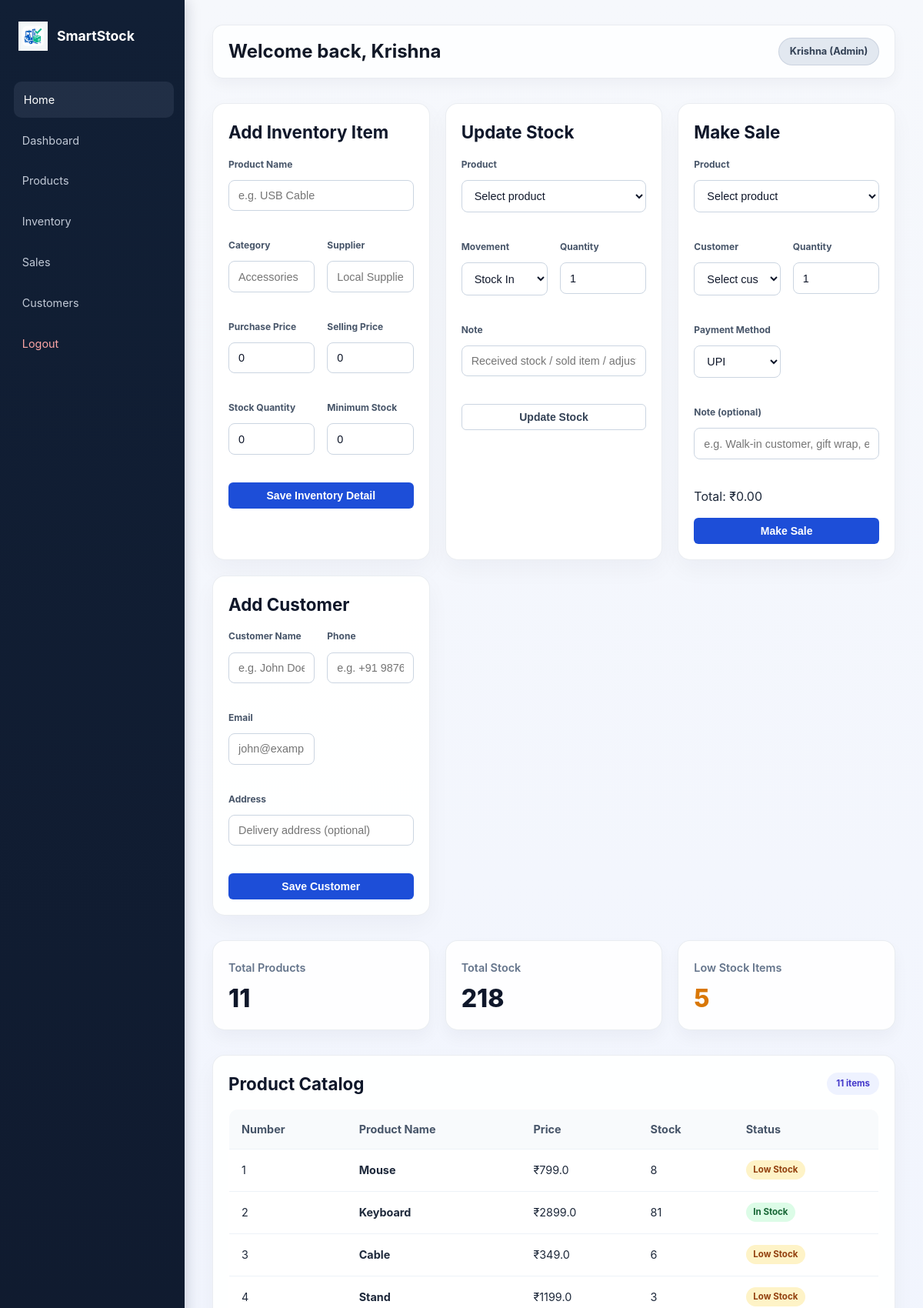
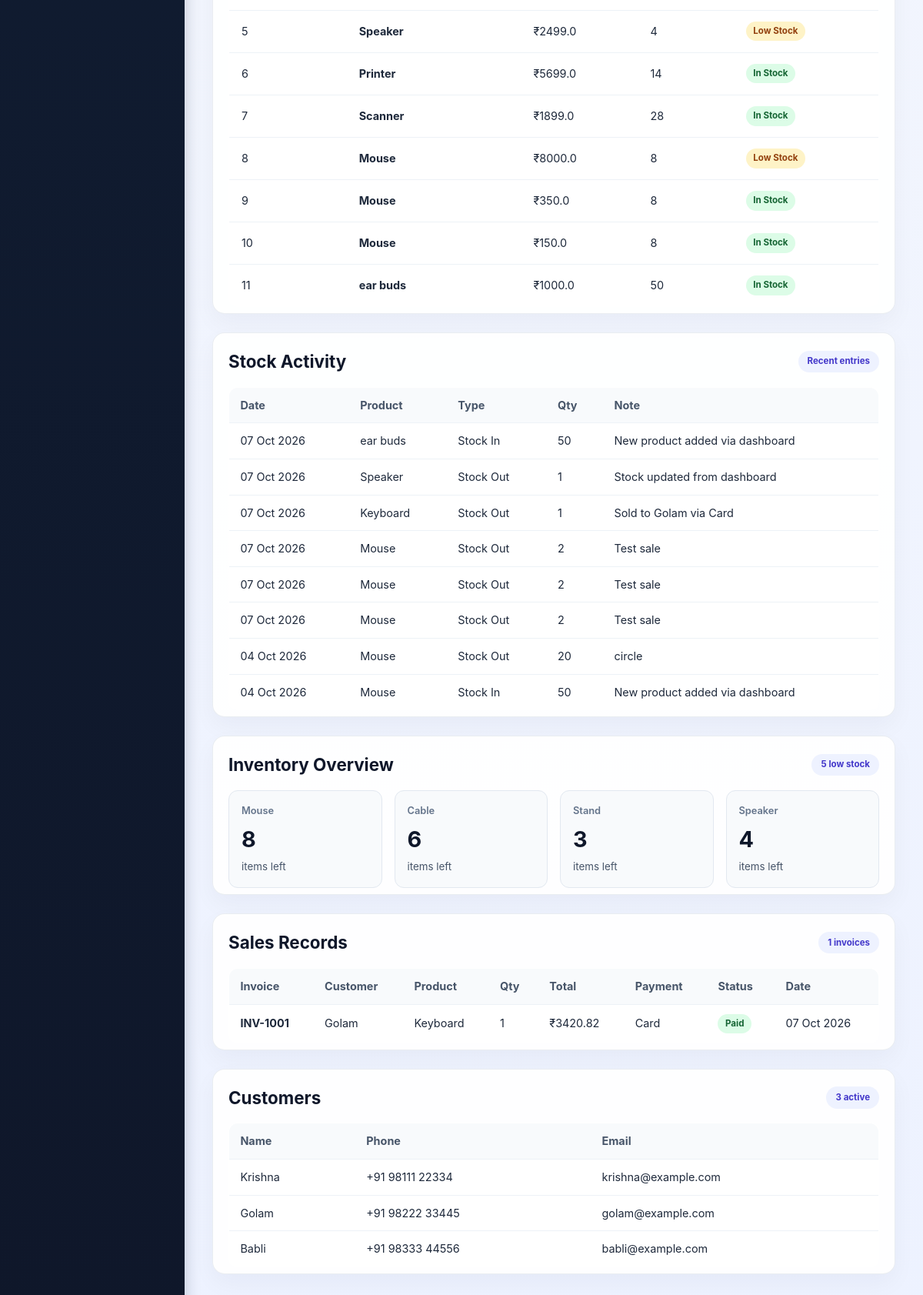
/dashboard, run on the app's committed database (2 pictures, top to bottom).
### app.py (models this page shows)
class Customer(db.Model):
    __tablename__ = 'customers'
    id = db.Column(db.Integer, primary_key=True)
    name = db.Column(db.String(100), nullable=False)  # Krishna, Golam, Babli
    phone = db.Column(db.String(30), nullable=False)
    email = db.Column(db.String(120), nullable=True)
    address = db.Column(db.Text, nullable=True)
    total_purchases = db.Column(db.Integer, default=0)
    total_spent = db.Column(db.Float, default=0.0)
    sales = db.relationship('Sale', backref='customer', lazy=True)

class Product(db.Model):
    __tablename__ = 'products'
    id = db.Column(db.Integer, primary_key=True)
    name = db.Column(db.String(150), nullable=False)  # Simple name: Mouse, Keyboard, Cable, etc.
    category_id = db.Column(db.Integer, db.ForeignKey('categories.id'), nullable=False)
    supplier_id = db.Column(db.Integer, db.ForeignKey('suppliers.id'), nullable=True)
    purchase_price = db.Column(db.Float, default=0.0)
    selling_price = db.Column(db.Float, default=0.0)
    stock_quantity = db.Column(db.Integer, default=0)
    minimum_stock = db.Column(db.Integer, default=10)
    status = db.Column(db.String(30), default='In Stock')
    created_at = db.Column(db.DateTime, default=datetime.utcnow)

class InventoryRecord(db.Model):
    __tablename__ = 'inventory_records'
    id = db.Column(db.Integer, primary_key=True)
    product_id = db.Column(db.Integer, db.ForeignKey('products.id'), nullable=False)
    product = db.relationship('Product', backref='inventory_records', lazy=True)
    movement_type = db.Column(db.String(20), nullable=False, default='stock_in')
    quantity = db.Column(db.Integer, default=0)
    unit_price = db.Column(db.Float, default=0.0)
    note = db.Column(db.String(255), nullable=True)
    created_at = db.Column(db.DateTime, default=datetime.utcnow)

class Sale(db.Model):
    __tablename__ = 'sales'
    id = db.Column(db.Integer, primary_key=True)
    invoice_number = db.Column(db.String(40), unique=True, nullable=False)
    customer_id = db.Column(db.Integer, db.ForeignKey('customers.id'), nullable=False)
    product_id = db.Column(db.Integer, db.ForeignKey('products.id'), nullable=True)
    quantity = db.Column(db.Integer, default=1)
    subtotal = db.Column(db.Float, default=0.0)
    discount = db.Column(db.Float, default=0.0)
    tax = db.Column(db.Float, default=0.0)
    total_amount = db.Column(db.Float, default=0.0)
    payment_method = db.Column(db.String(30), default='UPI')
    status = db.Column(db.String(20), default='Paid')
    sale_date = db.Column(db.DateTime, default=datetime.utcnow)
    product = db.relationship('Product', backref='sales', lazy=True)

### app.py (the view, shortened to what this page needs)
@app.route('/dashboard', methods=['GET', 'POST'])
def dashboard():
    context = get_dashboard_context()
    context['sales'] = Sale.query.order_by(Sale.sale_date.desc()).all()
    return render_template('dashboard.html', **context)

### app.py (called while the page is built)
def get_dashboard_context():
    products = Product.query.order_by(Product.id.asc()).all()
    customers = Customer.query.order_by(Customer.id.asc()).all()
    sales = Sale.query.order_by(Sale.sale_date.desc()).all()
    inventory_logs = InventoryRecord.query.order_by(InventoryRecord.created_at.desc()).limit(8).all()
    total_stock = sum(p.stock_quantity for p in products)
    low_stock = [p for p in products if p.stock_quantity <= p.minimum_stock]
    return {
        'products': products,
        'customers': customers,
        'sales': sales,
        'inventory_logs': inventory_logs,
        'total_stock': total_stock,
        'low_stock': low_stock,
        'user_name': session.get('user_name', 'Krishna')
    }

### templates/dashboard.html (shortened to what this page needs)
<!DOCTYPE html>
<html lang="en">
<head>
  <link rel="stylesheet" href="{{ url_for('static', filename='css/style.css') }}">
</head>
<body class="dashboard-body">
  <aside class="sidebar">
    <div class="sidebar-brand">
      <img src="{{ url_for('static', filename='assets/images/logo.png') }}" alt="Logo" class="sidebar-logo">
      <span>SmartStock</span>
    </div>
    <nav class="sidebar-nav">
      <a href="/dashboard" class="active">Home</a>
      <a href="#products">Dashboard</a>
      <a href="#products">Products</a>
      <a href="#inventory">Inventory</a>
      <a href="#sales">Sales</a>
      <a href="#customers">Customers</a>
      <a href="/logout" class="logout-link">Logout</a>
    </nav>
  </aside>
  <main class="main-content">
    <header class="top-bar">
      <h2>Welcome back, {{ user_name }}</h2>
      <div class="user-pill">{{ user_name }} (Admin)</div>
    </header>
    <section class="management-panel">
      <div class="form-panel">
        <div class="section-header compact-header">
          <h3>Add Inventory Item</h3>
        </div>
        <form method="POST" action="/dashboard" class="inventory-form">
          <div class="form-grid">
            <div class="form-group wide">
              <label>Product Name</label>
              <input type="text" name="name" placeholder="e.g. USB Cable" required>
            </div>
            <div class="form-group">
              <label>Category</label>
              <input type="text" name="category" placeholder="Accessories" required>
            </div>
            <div class="form-group">
              <label>Supplier</label>
              <input type="text" name="supplier" placeholder="Local Supplier">
            </div>
            <div class="form-group">
              <label>Purchase Price</label>
              <input type="number" name="purchase_price" step="0.01" value="0">
            </div>
            <div class="form-group">
              <label>Selling Price</label>
              <input type="number" name="selling_price" step="0.01" value="0">
            </div>
            <div class="form-group">
              <label>Stock Quantity</label>
              <input type="number" name="stock_quantity" min="0" value="0" required>
            </div>
            <div class="form-group">
              <label>Minimum Stock</label>
              <input type="number" name="minimum_stock" min="0" value="0">
            </div>
          </div>
          <button type="submit" class="btn btn-primary">Save Inventory Detail</button>
        </form>
      </div>
      <div class="form-panel">
        <div class="section-header compact-header">
          <h3>Update Stock</h3>
        </div>
        <form method="POST" action="/dashboard" class="inventory-form">
          <div class="form-grid">
            <div class="form-group wide">
              <label>Product</label>
              <select name="product_id" required>
                <option value="">Select product</option>
              </select>
            </div>
            <div class="form-group">
              <label>Movement</label>
              <select name="movement_type">
                <option value="stock_in">Stock In</option>
              </select>
            </div>
            <div class="form-group">
              <label>Quantity</label>
              <input type="number" name="quantity" min="1" value="1" required>
            </div>
            <div class="form-group wide">
              <label>Note</label>
              <input type="text" name="note" placeholder="Received stock / sold item / adjustment">
            </div>
          </div>
          <button type="submit" class="btn btn-secondary">Update Stock</button>
        </form>
      </div>
      <div class="form-panel">
        <div class="section-header compact-header">
          <h3>Make Sale</h3>
        </div>
        <form method="POST" action="/dashboard/sale" class="inventory-form" id="sale-form">
          <div class="form-grid">
            <div class="form-group wide">
              <label>Product</label>
              <select name="product_id" id="sale-product" required>
                <option value="">Select product</option>
              </select>
            </div>
            <div class="form-group">
              <label>Customer</label>
              <select name="customer_id" id="sale-customer" required>
                <option value="">Select customer</option>
              </select>
            </div>
            <div class="form-group">
              <label>Quantity</label>
              <input type="number" name="quantity" id="sale-qty" min="1" value="1" required>
            </div>
            <div class="form-group">
              <label>Payment Method</label>
              <select name="payment_method">
                <option value="UPI">UPI</option>
              </select>
            </div>
            <div class="form-group wide">
              <label>Note (optional)</label>
              <input type="text" name="note" placeholder="e.g. Walk-in customer, gift wrap, etc.">
            </div>
          </div>
          <div class="sale-total" id="sale-total">Total: ₹0.00</div>
          <button type="submit" class="btn btn-primary btn-block">Make Sale</button>
        </form>
      </div>
      <div class="form-panel">
        <div class="section-header compact-header">
          <h3>Add Customer</h3>
        </div>
        <form method="POST" action="/dashboard/customer" class="inventory-form">
          <div class="form-grid">
            <div class="form-group">
              <label>Customer Name</label>
              <input type="text" name="name" placeholder="e.g. John Doe" required>
            </div>
            <div class="form-group">
              <label>Phone</label>
              <input type="text" name="phone" placeholder="e.g. +91 98765 43210" required>
            </div>
            <div class="form-group">
              <label>Email</label>
              <input type="email" name="email" placeholder="john@example.com">
            </div>
            <div class="form-group wide">
              <label>Address</label>
              <input type="text" name="address" placeholder="Delivery address (optional)">
            </div>
          </div>
          <button type="submit" class="btn btn-primary btn-block">Save Customer</button>
        </form>
      </div>
    </section>
    <div class="dashboard-grid">
      <div class="stat-card">
        <h4>Total Products</h4>
        <div class="stat-num">{{ products|length }}</div>
      </div>
      <div class="stat-card">
        <h4>Total Stock</h4>
        <div class="stat-num">{{ total_stock }}</div>
      </div>
      <div class="stat-card">
        <h4>Low Stock Items</h4>
        <div class="stat-num warning">{{ low_stock|length }}</div>
      </div>
    </div>
    <section id="products" class="content-section">
      <div class="section-header">
        <h3>Product Catalog</h3>
        <span class="section-tag">{{ products|length }} items</span>
      </div>
      <table class="data-table">
        <thead>
          <tr>
            <th>Number</th>
            <th>Product Name</th>
            <th>Price</th>
            <th>Stock</th>
            <th>Status</th>
          </tr>
        </thead>
        <tbody>
          {% for product in products %}
          <tr>
            <td>{{ loop.index }}</td>
            <td><strong>{{ product.name }}</strong></td>
            <td>₹{{ product.selling_price }}</td>
            <td>{{ product.stock_quantity }}</td>
            <td><span class="badge {{ product.status|lower|replace(' ', '-') }}">{{ product.status }}</span></td>
          </tr>
          {% endfor %}
        </tbody>
      </table>
    </section>
    <section id="stock-activity" class="content-section">
      <div class="section-header">
        <h3>Stock Activity</h3>
        <span class="section-tag">Recent entries</span>
      </div>
      <table class="data-table compact-table">
        <thead>
          <tr>
            <th>Date</th>
            <th>Product</th>
            <th>Type</th>
            <th>Qty</th>
            <th>Note</th>
          </tr>
        </thead>
        <tbody>
          {% for record in inventory_logs %}
          <tr>
            <td>{{ record.created_at.strftime('%d %b %Y') }}</td>
            <td>{{ record.product.name if record.product else 'Unknown' }}</td>
            <td>{{ 'Stock In' if record.movement_type == 'stock_in' else 'Stock Out' }}</td>
            <td>{{ record.quantity }}</td>
            <td>{{ record.note or 'No note' }}</td>
          </tr>
          {% else %}
          <tr>
            <td colspan="5">No stock activity yet.</td>
          </tr>
          {% endfor %}
        </tbody>
      </table>
    </section>
    <section id="inventory" class="content-section">
      <div class="section-header">
        <h3>Inventory Overview</h3>
        <span class="section-tag">{{ low_stock|length }} low stock</span>
      </div>
      <div class="mini-grid">
        {% for product in low_stock[:4] %}
        <div class="mini-card">
          <span class="mini-label">{{ product.name }}</span>
          <strong>{{ product.stock_quantity }}</strong>
          <small>items left</small>
        </div>
        {% else %}
        <div class="mini-card full-width">
          <span class="mini-label">Inventory Status</span>
          <strong>All products are stocked well.</strong>
        </div>
        {% endfor %}
      </div>
    </section>
    <section id="sales" class="content-section">
      <div class="section-header">
        <h3>Sales Records</h3>
        <span class="section-tag">{{ sales|length }} invoices</span>
      </div>
      <table class="data-table compact-table">
        <thead>
          <tr>
            <th>Invoice</th>
            <th>Customer</th>
            <th>Product</th>
            <th>Qty</th>
            <th>Total</th>
            <th>Payment</th>
            <th>Status</th>
            <th>Date</th>
          </tr>
        </thead>
        <tbody>
          {% for sale in sales %}
          <tr>
            <td><strong>{{ sale.invoice_number }}</strong></td>
            <td>{{ sale.customer.name if sale.customer else 'Unknown' }}</td>
            <td>{{ sale.product.name if sale.product else '—' }}</td>
            <td>{{ sale.quantity if sale.quantity else '—' }}</td>
            <td>₹{{ "%.2f"|format(sale.total_amount) }}</td>
            <td>{{ sale.payment_method }}</td>
            <td><span class="badge in-stock">{{ sale.status }}</span></td>
            <td>{{ sale.sale_date.strftime('%d %b %Y') if sale.sale_date else '—' }}</td>
          </tr>
          {% else %}
          <tr>
            <td colspan="8">No sales recorded yet. Use the Make Sale panel to create your first invoice.</td>
          </tr>
          {% endfor %}
        </tbody>
      </table>
    </section>
    <section id="customers" class="content-section">
      <div class="section-header">
        <h3>Customers</h3>
        <span class="section-tag">{{ customers|length }} active</span>
      </div>
      <table class="data-table compact-table">
        <thead>
          <tr>
            <th>Name</th>
            <th>Phone</th>
            <th>Email</th>
          </tr>
        </thead>
        <tbody>
          {% for customer in customers %}
          <tr>
            <td>{{ customer.name }}</td>
            <td>{{ customer.phone }}</td>
            <td>{{ customer.email or 'N/A' }}</td>
          </tr>
          {% else %}
          <tr>
            <td colspan="3">No customers available.</td>
          </tr>
          {% endfor %}
        </tbody>
      </table>
    </section>
  </main>
</body>
</html>

### data on the page
Customer: name "Krishna", phone "+91 98111 22334", email "krishna@example.com"
Product: name "Mouse", selling_price "799.0", stock_quantity "8", status "Low Stock"
Product: name "Keyboard", selling_price "2899.0", stock_quantity "81", status "In Stock"
Product: name "Cable", selling_price "349.0", stock_quantity "6", status "Low Stock"
Product: name "Stand", selling_price "1199.0", stock_quantity "3", status "Low Stock"
Product: name "Speaker", selling_price "2499.0", stock_quantity "4", status "Low Stock"
Product: name "Printer", selling_price "5699.0", stock_quantity "14", status "In Stock"
Product: name "Scanner", selling_price "1899.0", stock_quantity "28", status "In Stock"
Product: name "Mouse", selling_price "8000.0", stock_quantity "8", status "Low Stock"
Product: name "Mouse", selling_price "350.0", stock_quantity "8", status "In Stock"
Product: name "Mouse", selling_price "150.0", stock_quantity "8", status "In Stock"
Product: name "ear buds", selling_price "1000.0", stock_quantity "50", status "In Stock"
InventoryRecord: created_at "07 Oct 2026", product "ear buds", movement_type "Stock In", quantity "50", note "New product added via dashboard"
InventoryRecord: created_at "07 Oct 2026", product "Speaker", movement_type "Stock Out", quantity "1", note "Stock updated from dashboard"
InventoryRecord: created_at "07 Oct 2026", product "Keyboard", movement_type "Stock Out", quantity "1", note "Sold to Golam via Card"
InventoryRecord: created_at "07 Oct 2026", product "Mouse", movement_type "Stock Out", quantity "2", note "Test sale"
InventoryRecord: created_at "07 Oct 2026", product "Mouse", movement_type "Stock Out", quantity "2", note "Test sale"
InventoryRecord: created_at "07 Oct 2026", product "Mouse", movement_type "Stock Out", quantity "2", note "Test sale"
InventoryRecord: created_at "04 Oct 2026", product "Mouse", movement_type "Stock Out", quantity "20", note "circle"
InventoryRecord: created_at "04 Oct 2026", product "Mouse", movement_type "Stock In", quantity "50", note "New product added via dashboard"
Sale: invoice_number "INV-1001", customer "Golam", product "Keyboard", quantity "1", total_amount "3420.82", payment_method "Card", status "Paid", sale_date "07 Oct 2026"
Customer: name "Golam", phone "+91 98222 33445", email "golam@example.com"
Customer: name "Babli", phone "+91 98333 44556", email "babli@example.com"

### other printed values
{{ products|length }} "11"
{{ total_stock }} "218"
{{ low_stock|length }} "5"
{{ sales|length }} "1"
{{ customers|length }} "3"
